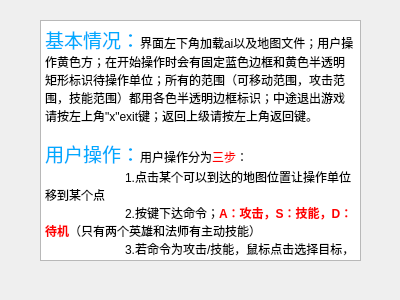
<?xml version="1.0" encoding="UTF-8"?>
<ui version="4.0">
 <class>Dialog</class>
 <widget class="QDialog" name="Dialog">
  <property name="geometry">
   <rect>
    <x>0</x>
    <y>0</y>
    <width>400</width>
    <height>300</height>
   </rect>
  </property>
  <property name="minimumSize">
   <size>
    <width>400</width>
    <height>300</height>
   </size>
  </property>
  <property name="maximumSize">
   <size>
    <width>400</width>
    <height>300</height>
   </size>
  </property>
  <property name="windowTitle">
   <string>帮助</string>
  </property>
  <widget class="QTextBrowser" name="textBrowser">
   <property name="geometry">
    <rect>
     <x>40</x>
     <y>20</y>
     <width>321</width>
     <height>241</height>
    </rect>
   </property>
   <property name="verticalScrollBarPolicy">
    <enum>Qt::ScrollBarAlwaysOff</enum>
   </property>
   <property name="horizontalScrollBarPolicy">
    <enum>Qt::ScrollBarAlwaysOff</enum>
   </property>
   <property name="html">
    <string>&lt;!DOCTYPE HTML PUBLIC &quot;-//W3C//DTD HTML 4.0//EN&quot; &quot;http://www.w3.org/TR/REC-html40/strict.dtd&quot;&gt;
&lt;html&gt;&lt;head&gt;&lt;meta name=&quot;qrichtext&quot; content=&quot;1&quot; /&gt;&lt;style type=&quot;text/css&quot;&gt;
p, li { white-space: pre-wrap; }
&lt;/style&gt;&lt;/head&gt;&lt;body style=&quot; font-family:'SimSun'; font-size:9pt; font-weight:400; font-style:normal;&quot;&gt;
&lt;p style=&quot; margin-top:0px; margin-bottom:0px; margin-left:0px; margin-right:0px; -qt-block-indent:0; text-indent:0px;&quot;&gt;&lt;span style=&quot; font-size:14pt; color:#00aaff;&quot;&gt;基本情况：&lt;/span&gt;界面左下角加载ai以及地图文件；用户操作黄色方；在开始操作时会有固定蓝色边框和黄色半透明矩形标识待操作单位；所有的范围（可移动范围，攻击范围，技能范围）都用各色半透明边框标识；中途退出游戏请按左上角&amp;quot;x&amp;quot;exit键；返回上级请按左上角返回键。&lt;/p&gt;
&lt;p style=&quot;-qt-paragraph-type:empty; margin-top:0px; margin-bottom:0px; margin-left:0px; margin-right:0px; -qt-block-indent:0; text-indent:0px;&quot;&gt;&lt;br /&gt;&lt;/p&gt;
&lt;p style=&quot; margin-top:0px; margin-bottom:0px; margin-left:0px; margin-right:0px; -qt-block-indent:0; text-indent:0px;&quot;&gt;&lt;span style=&quot; font-size:14pt; color:#00aaff;&quot;&gt;用户操作：&lt;/span&gt;用户操作分为&lt;span style=&quot; color:#ff0000;&quot;&gt;三步&lt;/span&gt;：&lt;/p&gt;
&lt;p style=&quot; margin-top:0px; margin-bottom:0px; margin-left:0px; margin-right:0px; -qt-block-indent:0; text-indent:0px;&quot;&gt;	1.点击某个可以到达的地图位置让操作单位移到某个点&lt;/p&gt;
&lt;p style=&quot; margin-top:0px; margin-bottom:0px; margin-left:0px; margin-right:0px; -qt-block-indent:0; text-indent:0px;&quot;&gt;	2.按键下达命令；&lt;span style=&quot; font-weight:600; color:#ff0000;&quot;&gt;A：攻击，S：技能，D：待机&lt;/span&gt;（只有两个英雄和法师有主动技能）&lt;/p&gt;
&lt;p style=&quot; margin-top:0px; margin-bottom:0px; margin-left:0px; margin-right:0px; -qt-block-indent:0; text-indent:0px;&quot;&gt;	3.若命令为攻击/技能，鼠标点击选择目标，可能没有目标可以选择。&lt;/p&gt;
&lt;p style=&quot; margin-top:0px; margin-bottom:0px; margin-left:0px; margin-right:0px; -qt-block-indent:0; text-indent:0px;&quot;&gt;	4.可以按esc返回上一操作阶段&lt;/p&gt;
&lt;p style=&quot; margin-top:0px; margin-bottom:0px; margin-left:0px; margin-right:0px; -qt-block-indent:0; text-indent:0px;&quot;&gt;	5.请关注左边的操作提示栏有贴心的操作提示&lt;/p&gt;
&lt;p style=&quot;-qt-paragraph-type:empty; margin-top:0px; margin-bottom:0px; margin-left:0px; margin-right:0px; -qt-block-indent:0; text-indent:0px;&quot;&gt;&lt;br /&gt;&lt;/p&gt;&lt;/body&gt;&lt;/html&gt;</string>
   </property>
  </widget>
 </widget>
 <resources/>
 <connections/>
</ui>
